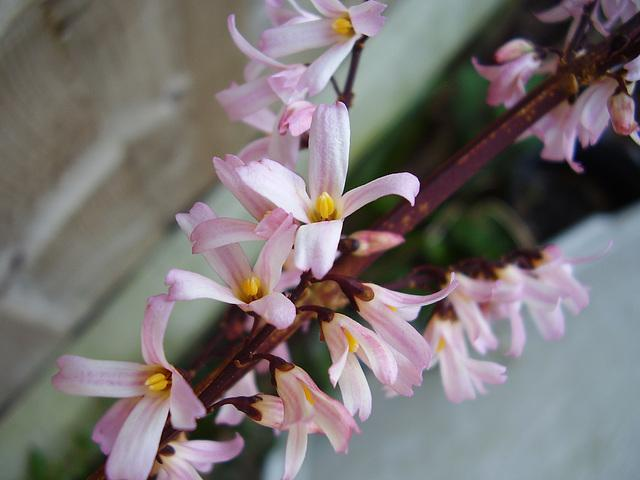
#> input picture python-code/opengl-learning/resources/images/f2.jpg, 640 x 480 px, found by its file name
$ jupyter execute '均匀分布.ipynb'   (shell and % lines are left out)
#> lines starting #> are read from the running program, lines starting #| are printed output that depends on the picture
# 均匀分布

[cell 1]
#coding:utf-8
import numpy as np
import cv2
import scipy
from scipy import linalg
import matplotlib.pyplot as plt

[cell 2]
src = cv2.cvtColor(cv2.imread('../datas/f2.jpg'),cv2.COLOR_BGR2RGB)

[cell 3]
def noise_uniform(M,N,a = 0,b = 1):
    R = a + (b - a) * np.random.randn(M,N)
    return R

[cell 4]
R = np.float32(src[:,:,0].copy())
G = np.float32(src[:,:,1].copy())
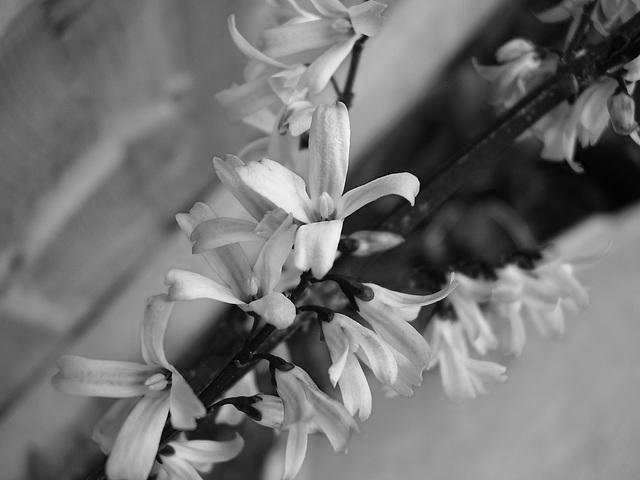
#> G: shape (480, 640) float32; min 0, max 249, mean 114.2
B = np.float32(src[:,:,2].copy())
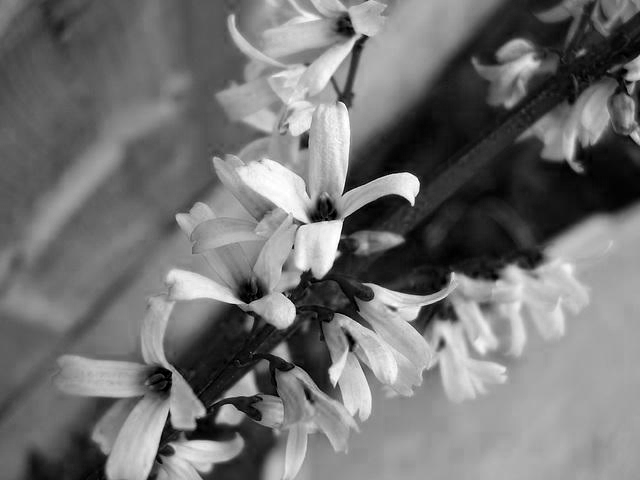
#> B: shape (480, 640) float32; min 0, max 255, mean 114.3

noise = noise_uniform(R.shape[0],R.shape[1],50,60)
R = R + noise
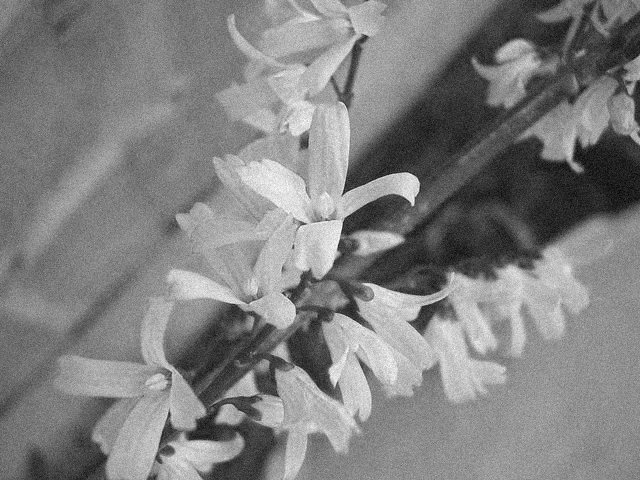
#> R: shape (480, 640) float64; min 20.87, max 318.1, mean 170.8; drawn with min black and max white
G = G + noise
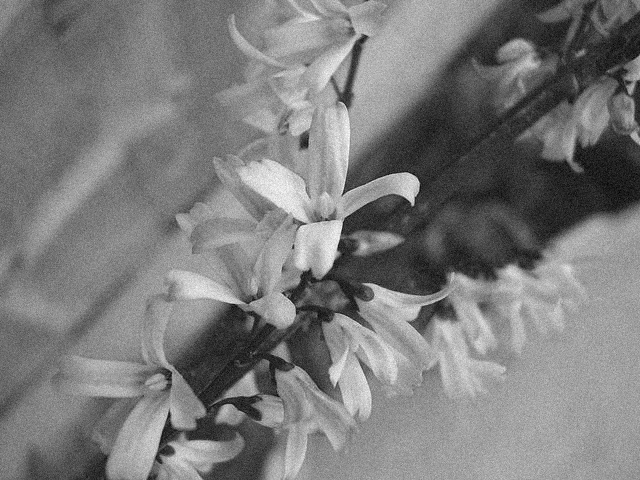
#> G: shape (480, 640) float64; min 20.87, max 316.6, mean 164.2; drawn with min black and max white
B = B + noise
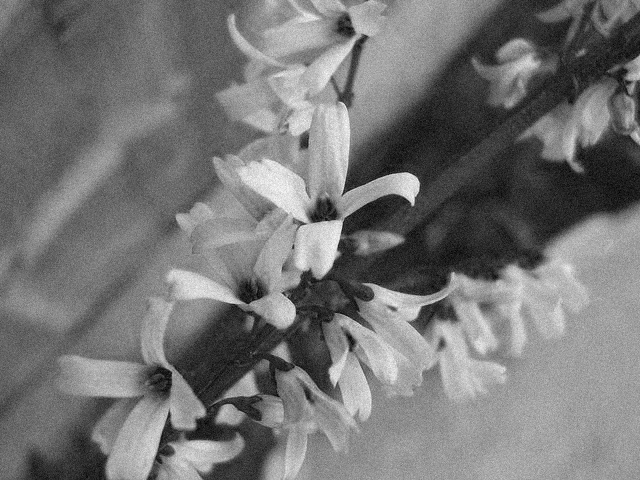
#> B: shape (480, 640) float64; min 20.87, max 332.1, mean 164.3; drawn with min black and max white
dst = np.zeros(src.shape,dtype=np.float32)
dst[:,:,0] = R
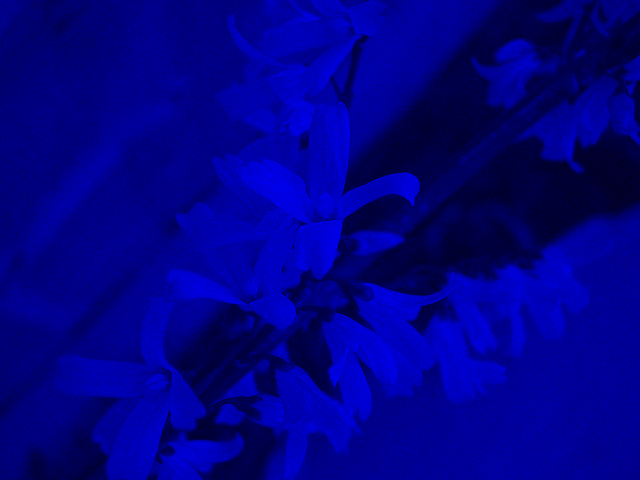
#> dst: shape (480, 640, 3) float32; mean of channels 0, 1, 2 170.8, 0, 0; drawn with min black and max white
dst[:,:,1] = G
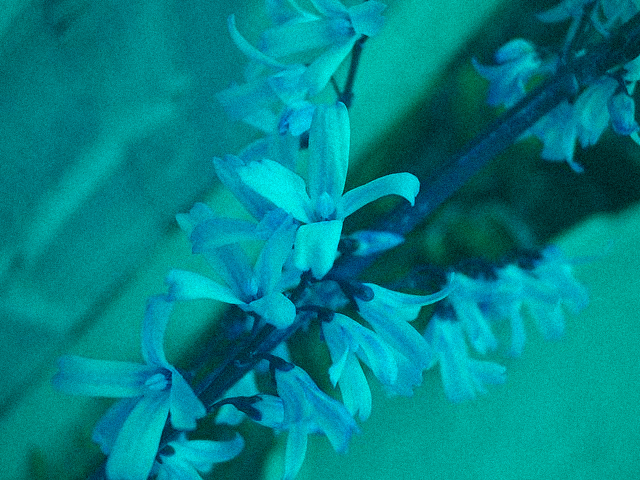
#> dst: shape (480, 640, 3) float32; mean of channels 0, 1, 2 170.8, 164.2, 0; drawn with min black and max white
dst[:,:,2] = B
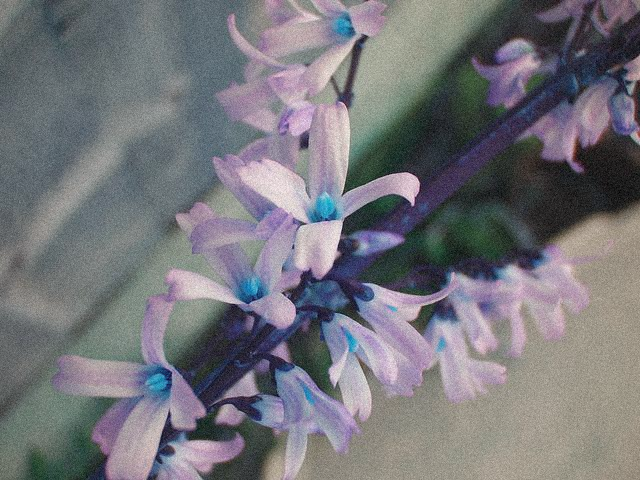
#> dst: shape (480, 640, 3) float32; mean of channels 0, 1, 2 170.8, 164.2, 164.3; drawn with min black and max white

[cell 5]
plt.imshow(noise,'gray')

[cell 6]
plt.imshow(cv2.convertScaleAbs(dst))
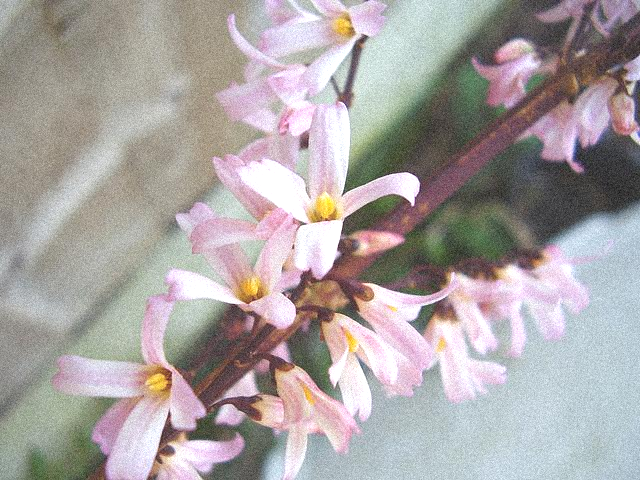
#> shown: shape (480, 640, 3); mean R, G, B 170.1, 163.8, 163.3

[cell 7]
plt.imshow((cv2.convertScaleAbs(dst) - src)[:,:,2],'gray')
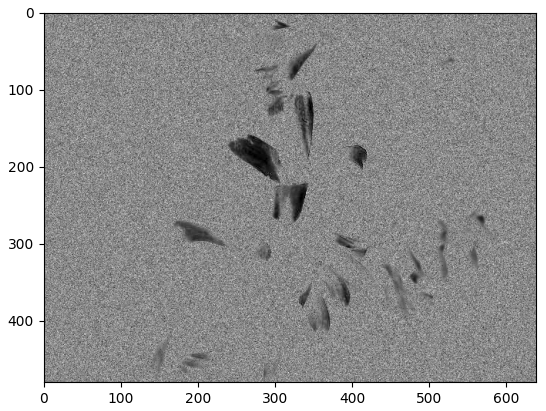
#> figure drawn by matplotlib, 1 panel

$ run again, with python-code/opengl-learning/resources/images/f1.jpg copied over python-code/opengl-learning/resources/images/f2.jpg
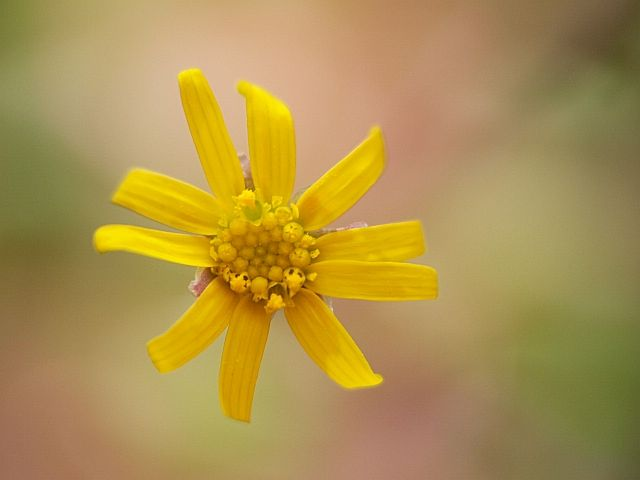
#> input picture python-code/opengl-learning/resources/images/f1.jpg, 640 x 480 px, found by its file name
#> `dst[:,:,2] = B`:
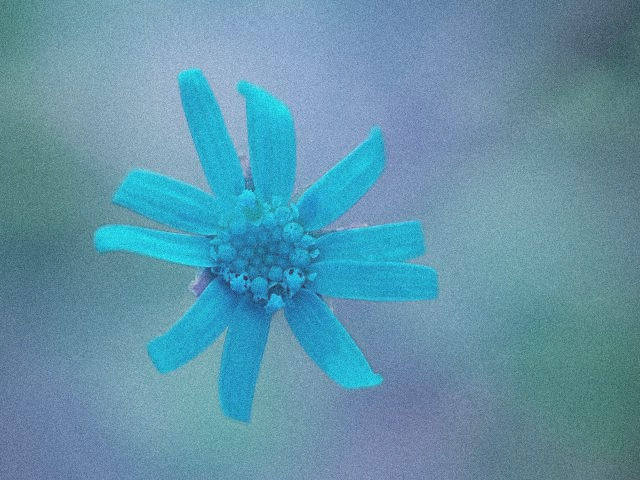
#> dst: shape (480, 640, 3) float32; mean of channels 0, 1, 2 223.2, 195.8, 128.8; drawn with min black and max white
#> `[cell 6] plt.imshow(cv2.convertScaleAbs(dst))`:
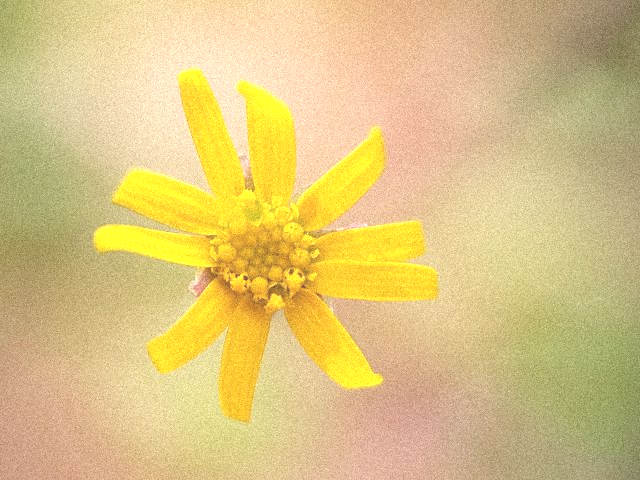
#> shown: shape (480, 640, 3); mean R, G, B 220.1, 195.6, 128.8

$ run again, with python-code/opengl-learning/resources/images/f3.jpg copied over python-code/opengl-learning/resources/images/f2.jpg
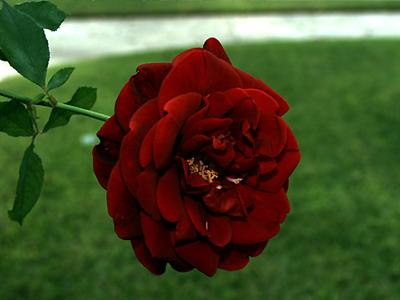
#> input picture python-code/opengl-learning/resources/images/f3.jpg, 400 x 300 px, found by its file name
#> `[cell 7] plt.imshow((cv2.convertScaleAbs(dst) - src)[:,:,2],'gray')`:
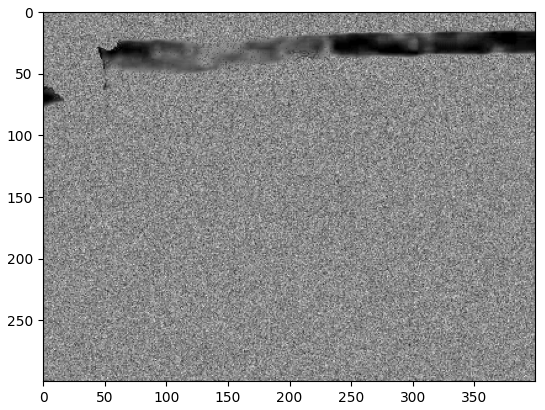
#> figure drawn by matplotlib, 1 panel
